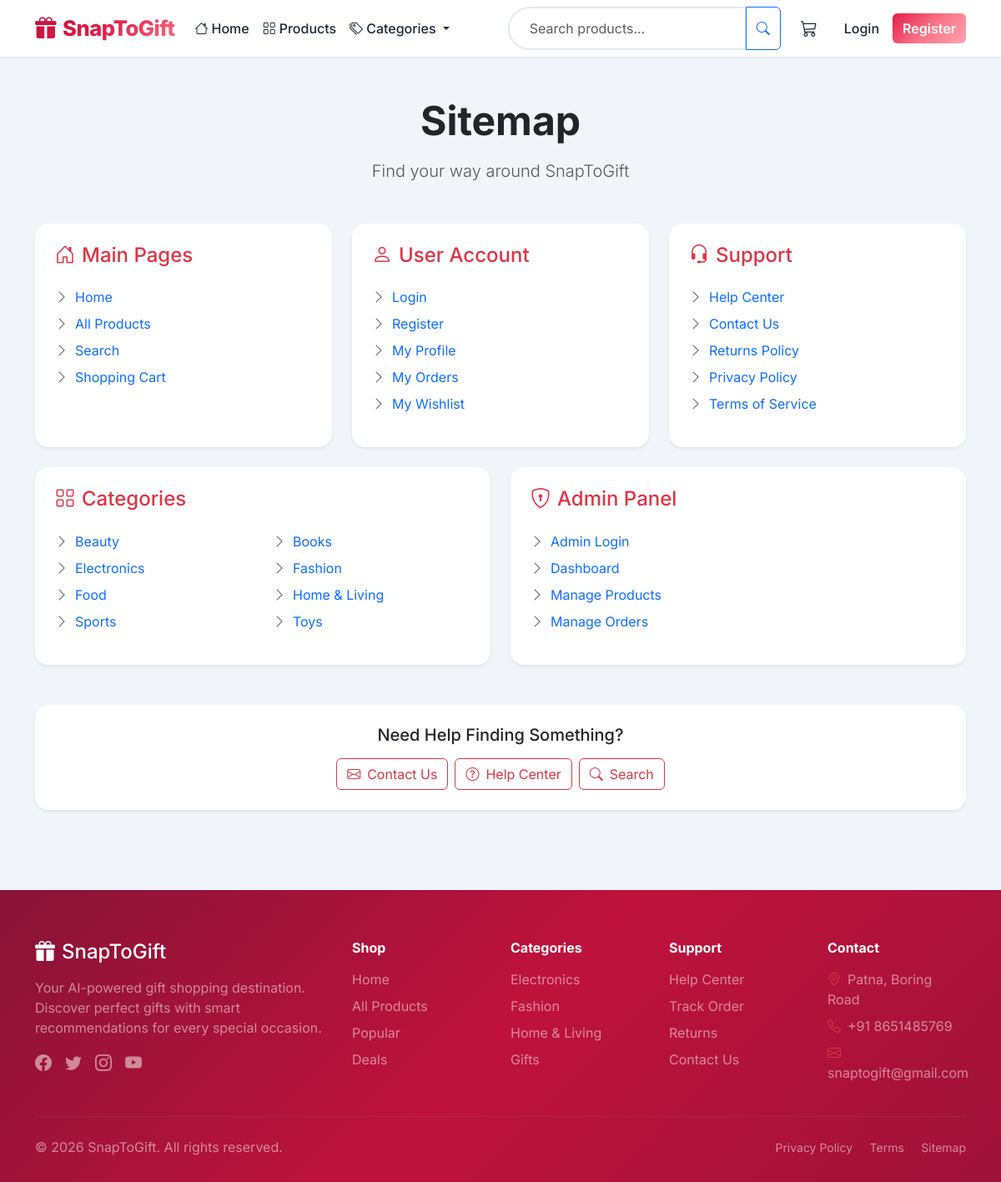
/sitemap.php, run on the app's committed database.
### tables this page shows
CREATE TABLE categories (
    id INT AUTO_INCREMENT PRIMARY KEY,
    name VARCHAR(50) NOT NULL,
    description TEXT,
    image VARCHAR(255),
    created_at TIMESTAMP DEFAULT CURRENT_TIMESTAMP
);

### sitemap.php (the view, shortened to what this page needs)
<?php
include 'includes/header.php';
?>
<div class="container py-5">
    <div class="text-center mb-5">
        <h1 class="display-5 fw-bold mb-3">Sitemap</h1>
        <p class="lead text-muted">Find your way around SnapToGift</p>
    </div>
    <div class="row g-4">
        <div class="col-md-4">
            <div class="card h-100 shadow-sm">
                <div class="card-body p-4">
                    <h4 class="mb-4 text-danger"><i class="bi bi-house-door me-2"></i>Main Pages</h4>
                    <ul class="list-unstyled">
                        <li class="mb-2">
                            <a href="index.php" class="text-decoration-none"><i class="bi bi-chevron-right me-2 text-muted"></i>Home</a>
                        </li>
                        <li class="mb-2">
                            <a href="products.php" class="text-decoration-none"><i class="bi bi-chevron-right me-2 text-muted"></i>All Products</a>
                        </li>
                        <li class="mb-2">
                            <a href="search.php" class="text-decoration-none"><i class="bi bi-chevron-right me-2 text-muted"></i>Search</a>
                        </li>
                        <li class="mb-2">
                            <a href="cart.php" class="text-decoration-none"><i class="bi bi-chevron-right me-2 text-muted"></i>Shopping Cart</a>
                        </li>
                    </ul>
                </div>
            </div>
        </div>
        <div class="col-md-4">
            <div class="card h-100 shadow-sm">
                <div class="card-body p-4">
                    <h4 class="mb-4 text-danger"><i class="bi bi-person me-2"></i>User Account</h4>
                    <ul class="list-unstyled">
                        <li class="mb-2">
                            <a href="login.php" class="text-decoration-none"><i class="bi bi-chevron-right me-2 text-muted"></i>Login</a>
                        </li>
                        <li class="mb-2">
                            <a href="register.php" class="text-decoration-none"><i class="bi bi-chevron-right me-2 text-muted"></i>Register</a>
                        </li>
                        <li class="mb-2">
                            <a href="profile.php" class="text-decoration-none"><i class="bi bi-chevron-right me-2 text-muted"></i>My Profile</a>
                        </li>
                        <li class="mb-2">
                            <a href="orders.php" class="text-decoration-none"><i class="bi bi-chevron-right me-2 text-muted"></i>My Orders</a>
                        </li>
                        <li class="mb-2">
                            <a href="wishlist.php" class="text-decoration-none"><i class="bi bi-chevron-right me-2 text-muted"></i>My Wishlist</a>
                        </li>
                    </ul>
                </div>
            </div>
        </div>
        <div class="col-md-4">
            <div class="card h-100 shadow-sm">
                <div class="card-body p-4">
                    <h4 class="mb-4 text-danger"><i class="bi bi-headset me-2"></i>Support</h4>
                    <ul class="list-unstyled">
                        <li class="mb-2">
                            <a href="help.php" class="text-decoration-none"><i class="bi bi-chevron-right me-2 text-muted"></i>Help Center</a>
                        </li>
                        <li class="mb-2">
                            <a href="contact.php" class="text-decoration-none"><i class="bi bi-chevron-right me-2 text-muted"></i>Contact Us</a>
                        </li>
                        <li class="mb-2">
                            <a href="help.php#returns" class="text-decoration-none"><i class="bi bi-chevron-right me-2 text-muted"></i>Returns Policy</a>
                        </li>
                        <li class="mb-2">
                            <a href="privacy.php" class="text-decoration-none"><i class="bi bi-chevron-right me-2 text-muted"></i>Privacy Policy</a>
                        </li>
                        <li class="mb-2">
                            <a href="terms.php" class="text-decoration-none"><i class="bi bi-chevron-right me-2 text-muted"></i>Terms of Service</a>
                        </li>
                    </ul>
                </div>
            </div>
        </div>
        <div class="col-md-6">
            <div class="card h-100 shadow-sm">
                <div class="card-body p-4">
                    <h4 class="mb-4 text-danger"><i class="bi bi-grid me-2"></i>Categories</h4>
                    <div class="row">
                        <?php
                        $cats = $db->query("SELECT * FROM categories ORDER BY name");
                        while ($cat = $cats->fetch_assoc()):
                        ?>
                        <div class="col-sm-6 mb-2">
                            <a href="products.php?category=<?php echo $cat['id']; ?>" class="text-decoration-none">
                                <i class="bi bi-chevron-right me-2 text-muted"></i><?php echo $cat['name']; ?>
                            </a>
                        </div>
                        <?php endwhile; ?>
                    </div>
                </div>
            </div>
        </div>
        <div class="col-md-6">
            <div class="card h-100 shadow-sm">
                <div class="card-body p-4">
                    <h4 class="mb-4 text-danger"><i class="bi bi-shield-lock me-2"></i>Admin Panel</h4>
                    <ul class="list-unstyled">
                        <li class="mb-2">
                            <a href="admin/login.php" class="text-decoration-none"><i class="bi bi-chevron-right me-2 text-muted"></i>Admin Login</a>
                        </li>
                        <li class="mb-2">
                            <a href="admin/index.php" class="text-decoration-none"><i class="bi bi-chevron-right me-2 text-muted"></i>Dashboard</a>
                        </li>
                        <li class="mb-2">
                            <a href="admin/products.php" class="text-decoration-none"><i class="bi bi-chevron-right me-2 text-muted"></i>Manage Products</a>
                        </li>
                        <li class="mb-2">
                            <a href="admin/orders.php" class="text-decoration-none"><i class="bi bi-chevron-right me-2 text-muted"></i>Manage Orders</a>
                        </li>
                    </ul>
                </div>
            </div>
        </div>
    </div>
    <div class="card mt-5 shadow-sm">
        <div class="card-body p-4 text-center">
            <h5 class="mb-3">Need Help Finding Something?</h5>
            <div class="d-flex flex-wrap justify-content-center gap-2">
                <a href="contact.php" class="btn btn-outline-danger"><i class="bi bi-envelope me-2"></i>Contact Us</a>
                <a href="help.php" class="btn btn-outline-danger"><i class="bi bi-question-circle me-2"></i>Help Center</a>
                <a href="search.php" class="btn btn-outline-danger"><i class="bi bi-search me-2"></i>Search</a>
            </div>
        </div>
    </div>
</div>
<?php include 'includes/footer.php'; ?>

### includes/header.php (style rules this page uses)
:root { --primary: #e11d48; --primary-dark: #be123c; --secondary: #fb7185; --accent: #f43f5e; --dark: #1e293b; --light: #fff1f2; --gradient: linear-gradient(135deg, #e11d48 0%, #fb7185 50%, #fda4af 100%); --rose-gradient: linear-gradient(135deg, #be123c 0%, #e11d48 50%, #fb7185 100%); }
* { font-family: 'Inter', sans-serif; }
body { background-color: #f1f5f9; }
.card { border: none; border-radius: 16px; box-shadow: 0 1px 3px rgba(0,0,0,0.1); transition: transform 0.3s, box-shadow 0.3s; }

### data on the page
categories: name "Beauty"
categories: name "Books"
categories: name "Electronics"
categories: name "Fashion"
categories: name "Food"
categories: name "Home & Living"
categories: name "Sports"
categories: name "Toys"
